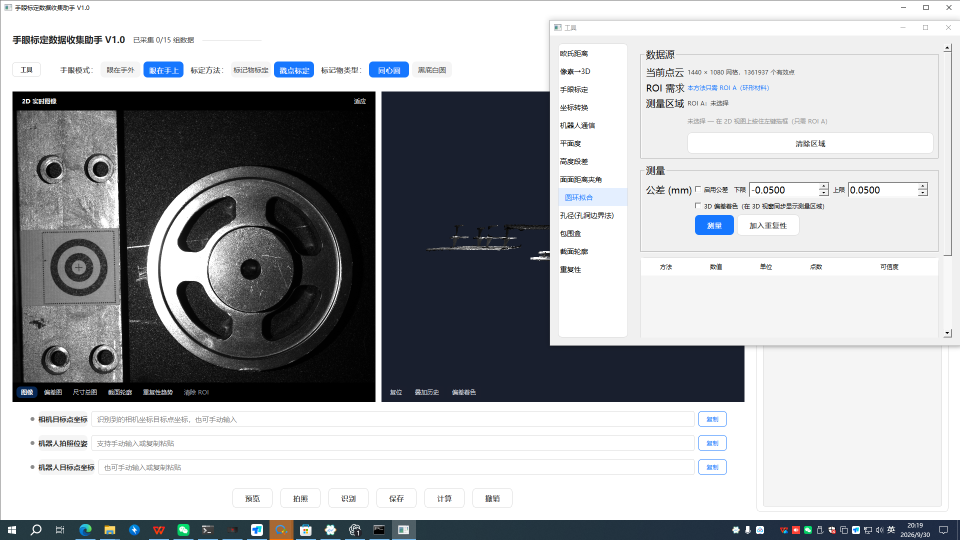
#> input picture reports/T-012/live_shot.png, 1920 x 1080 px (shown at 1/2 size)
$ python _crop.py
#> lines starting #> are read from the running program, lines starting #| are printed output that depends on the picture
#!/usr/bin/env python3
"""把 live_shot.png 的 2D 视窗区域按 1:1 裁出来，供 A 读像素坐标。
用法：python reports/T-012/_crop.py [x1,y1,x2,y2]
"""

from __future__ import annotations

import sys
from pathlib import Path

from PIL import Image

OUT = Path(__file__).resolve().parent
SRC = OUT / "live_shot.png"


def main() -> int:
    box = (25, 183, 751, 804)
    if len(sys.argv) > 1:
        box = tuple(int(float(v)) for v in sys.argv[1].split(","))
    img = Image.open(SRC)
#> img is the input picture: PIL image 1920x1080 RGB; mean R, G, B 170.7, 172.6, 175.6
    crop = img.crop(box)
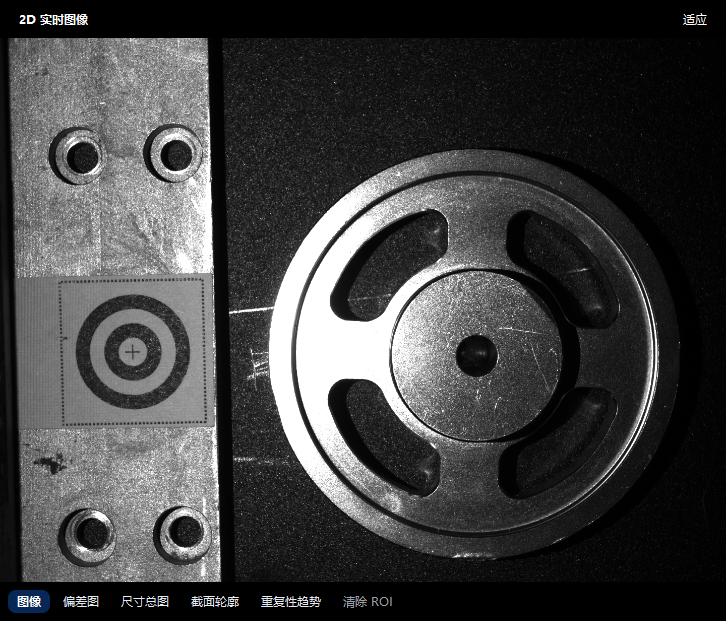
#> crop: PIL image 726x621 RGB; mean R, G, B 63.8, 63.9, 64
    dst = OUT / "crop_2dview.png"
    crop.save(dst)
    print(f"{dst}  box={box}  size={crop.size}")
#| reports/T-012/crop_2dview.png  box=(25, 183, 751, 804)  size=(726, 621)
    return 0


if __name__ == "__main__":
    sys.exit(main())
#> (the program exits here)
